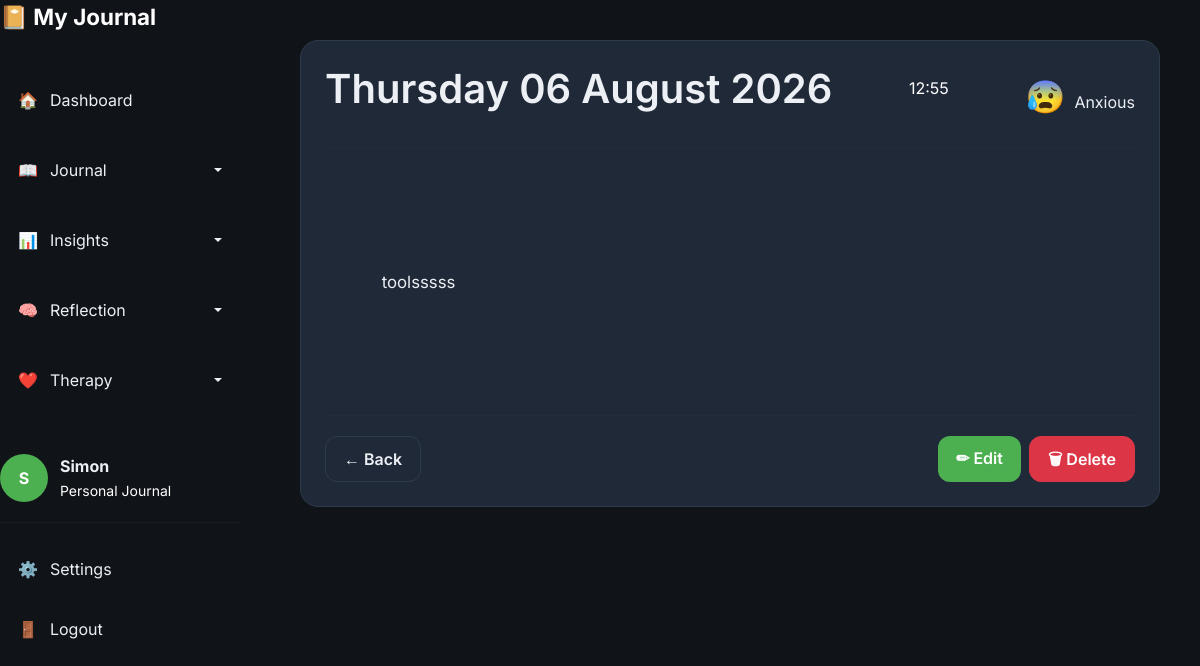
The app's page /journal/2 (signed in) with its own data.
### models/user.py (models this page shows, shortened)
class User(UserMixin, db.Model):
    id = db.Column(
        db.Integer,
        primary_key=True
    )
    username = db.Column(
        db.String(100),
        unique=True,
        nullable=False
    )
    display_name = db.Column(
    db.String(50),
    nullable=True
    )
    password_hash = db.Column(
        db.String(255),
        nullable=False
    )
    entries = db.relationship(
    "Entry",
    backref="author",
    lazy=True,
    cascade="all, delete-orphan"
)

### models/entry.py (models this page shows)
class Entry(db.Model):
    __tablename__ = "entry"
    id = db.Column(
        db.Integer,
        primary_key=True
    )
    tags = db.Column(
        db.String(500),
        nullable=True
    )
    mood_score = db.Column(
        db.Integer,
        nullable=False
    )
    content = db.Column(
        db.Text,
        nullable=False
    )
    created_at = db.Column(
        db.DateTime,
        default=datetime.utcnow
    )
    user_id = db.Column(
        db.Integer,
        db.ForeignKey("user.id"),
        nullable=False
    )
    is_timeline_event = db.Column(
    db.Boolean,
    default=False,
    nullable=False
    )
    people = db.relationship(
    "Person",
    secondary=entry_people,
    back_populates="entries"
    )
    relationship_score = db.Column(
    db.Integer
    )

### routes/journal.py (the view)
@journal_bp.route("/journal/<int:entry_id>")
@login_required
def view_entry(entry_id):
    entry = get_entry(entry_id, current_user)
    return render_template(
        "view_entry.html",
        entry=entry,
        moods = MOODS
    )

### routes/auth.py (called while the page is built)
@login_manager.user_loader
def load_user(user_id):
    return User.query.get(int(user_id))

### services/journal_helper.py (called while the page is built)
def get_entry(entry_id, user):
    return Entry.query.filter_by(
        id=entry_id,
        user_id=user.id
    ).first_or_404()

### templates/view_entry.html (shortened to what this page needs)
{% extends "base.html" %}
{% block content %}
<div class="content-wrapper">
    <div class="card">
        <div class="entry-header">
            <h1>
                {{ entry.created_at.strftime('%A %d %B %Y') }}
            </h1>
            <p class="text-muted">
                {{ entry.created_at.strftime('%H:%M') }}
            </p>
            <div class="mood-badge">
                <span class="mood-icon">
                    {{ moods[entry.mood_score].emoji }}
                </span>
                <span class="mood-name">
                    {{ moods[entry.mood_score].name }}
                </span>
            </div>
        </div>
        <hr>
        <div class="journal-content">
            {{ entry.content }}
        </div>
        <hr class="mt-5">
        <div class="d-flex justify-content-between flex-wrap gap-2">
            <a href="{{ url_for('journal.search') }}"
               class="btn btn-secondary">
                ← Back
            </a>
            <div class="d-flex gap-2">
                <a href="{{ url_for('journal.edit_entry',
                                    entry_id=entry.id) }}"
                   class="btn btn-primary">
                    ✏ Edit
                </a>
                <a href="{{ url_for('journal.delete_entry',
                                    entry_id=entry.id) }}"
                   class="btn btn-danger"
                   onclick="return confirm('Delete this entry?');">
                    🗑 Delete
                </a>
            </div>
        </div>
    </div>
</div>
{% endblock %}

### templates/base.html (shortened to what this page needs)
<!DOCTYPE html>
<html lang="en">
<head>
    <link
        href="https://cdn.jsdelivr.net/npm/bootstrap@5.3.3/dist/css/bootstrap.min.css"
        rel="stylesheet"
    >
    <link
        rel="stylesheet"
        href="{{ url_for('static', filename='css/variables.css') }}"
    >
    <link
        rel="stylesheet"
        href="{{ url_for('static', filename='css/layout.css') }}"
    >
    <link
        rel="stylesheet"
        href="{{ url_for('static', filename='css/components.css') }}"
    >
    <link
        rel="stylesheet"
        href="{{ url_for('static', filename='css/style.css') }}"
    >
    <link
        rel="stylesheet"
        href="{{ url_for('static', filename='css/trends.css') }}"
    >
    <link
        rel="stylesheet"
        href="{{ url_for('static', filename='css/people.css') }}"
    >
    <link
        rel="stylesheet"
        href="{{ url_for('static', filename='css/patterns.css') }}"
    >
    <link
        rel="stylesheet"
        href="{{ url_for('static', filename='css/therapy.css') }}"
    >
</head>
<body>
{% if current_user.is_authenticated %}
<div class="app-layout">
    <aside class="sidebar">
        <div class="sidebar-header">
            <a
                href="{{ url_for('dashboard.dashboard') }}"
                class="logo"
            >
                📔
                <span>
                    My Journal
                </span>
            </a>
        </div>
        <nav class="sidebar-nav">
            <a
                href="{{ url_for('dashboard.dashboard') }}"
                class="nav-item
                "
            >
                🏠
                <span>
                    Dashboard
                </span>
            </a>
            <div class="dropdown nav-dropdown">
                <a
                    href="#"
                    class="nav-item dropdown-toggle
                    "
                    role="button"
                    data-bs-toggle="dropdown"
                    aria-expanded="false"
                >
                    📖
                    <span>
                        Journal
                    </span>
                </a>
            </div>
            <div class="dropdown nav-dropdown">
                <a
                    href="#"
                    class="nav-item dropdown-toggle
                    "
                    role="button"
                    data-bs-toggle="dropdown"
                    aria-expanded="false"
                >
                    📊
                    <span>
                        Insights
                    </span>
                </a>
            </div>
            <div class="dropdown nav-dropdown">
                <a
                    href="#"
                    class="nav-item dropdown-toggle
                    "
                    role="button"
                    data-bs-toggle="dropdown"
                    aria-expanded="false"
                >
                    🧠
                    <span>
                        Reflection
                    </span>
                </a>
            </div>
            <div class="dropdown nav-dropdown">
                <a
                    href="#"
                    class="nav-item dropdown-toggle
                    "
                    role="button"
                    data-bs-toggle="dropdown"
                    aria-expanded="false"
                >
                    ❤️
                    <span>
                        Therapy
                    </span>
                </a>
            </div>
        </nav>
        <div class="sidebar-footer">
            <div class="user-card">
                <div class="avatar">
                    {{
                        (current_user.display_name or current_user.username)[0]
                        | upper
                    }}
                </div>
                <div>
                    <strong>
                        {{
                            current_user.display_name
                            or
                            current_user.username
                        }}
                    </strong>
                    <br>
                    <small>
                        Personal Journal
                    </small>
                </div>
            </div>
            <hr>
            <a
                href="{{ url_for('settings.settings') }}"
                class="nav-item"
            >
                ⚙️
                <span>
                    Settings
                </span>
            </a>
            <a
                href="{{ url_for('auth.logout') }}"
                class="nav-item"
            >
                🚪
                <span>
                    Logout
                </span>
            </a>
        </div>
    </aside>
    <main class="main-content">
        {% block content %}
        {% endblock %}
    </main>
</div>
{% endif %}
</body>
</html>

### static/css/variables.css (style rules this page uses)
:root { --bg:#101418; --sidebar:#18212d; --card:#202938; --card-hover:#293548; --input:#273244; --text:#ECEFF4; --muted:#ffffff; --text-muted:#ffffff; --heading:#FFFFFF; --accent:#4CAF50; --accent-hover:#43A047; --accent-light:#6FCF70; --success:#22C55E; --warning:#F59E0B; --danger:#EF4444; --info:#3B82F6; --border:#2E3B4E; --shadow-small: 0 4px 12px rgba(0,0,0,.15); --shadow-medium: 0 10px 25px rgba(0,0,0,.25); --shadow-large: 0 20px 40px rgba(0,0,0,.35); --radius-small:8px; --radius-medium:14px; --radius-large:20px; --radius-round:999px; --space-xs:6px; --space-sm:12px; --space-md:20px; --space-lg:32px; --space-xl:48px; --sidebar-width:260px; --transition-fast:.15s ease; --transition:.25s ease; --transition-slow:.4s ease; }

### static/css/layout.css (style rules this page uses)
body { margin:0; padding:0; min-height:100vh; background:var(--bg); color:var(--text); }
.app-layout { display:flex; min-height:100vh; }
.sidebar { position: fixed; top: 0; left: 0; bottom: 0; width: 260px; overflow-y: auto; overflow-x: hidden; }
.sidebar-header { margin-bottom:40px; }
.sidebar-nav { display:flex; flex-direction:column; gap:10px; flex:1; }
.sidebar-footer { margin-top:40px; }
.main-content { flex:1; margin-left:260px; padding:40px; overflow-y:auto; }
.sidebar { width:240px; transition:.3s; }
.content-wrapper { max-width:1200px; margin:auto; }

### static/css/components.css (style rules this page uses)
.card { background:var(--card); border:1px solid var(--border); border-radius:18px; padding:24px; transition:.2s ease; color:var(--text) }
.btn { border-radius:12px; padding:10px 18px; font-weight:600; transition:.2s; }
.btn-primary { background:var(--accent); border:none; color:white; }
.btn-secondary { background:transparent; border:1px solid var(--border); color:var(--text); }
.nav-item { display:flex; align-items:center; gap:12px; padding:14px 18px; margin-bottom:8px; border-radius:12px; text-decoration:none; color:var(--text); transition:.2s; }
.logo { font-size:1.4rem; font-weight:700; text-decoration:none; color:white; }
.user-card { display:flex; align-items:center; gap:12px; margin-top:auto; }
.avatar { width:48px; height:48px; border-radius:50%; background:var(--accent); color:white; display:flex; justify-content:center; align-items:center; font-weight:bold; }
.sidebar .nav-dropdown .dropdown-toggle::after { margin-left: auto; vertical-align: middle; }
.sidebar .nav-dropdown .dropdown-toggle { width: 100%; }

### static/css/style.css (style rules this page uses)
* { box-sizing:border-box; }
body { font-family:'Inter',sans-serif; background:var(--bg); color:var(--text); margin:0; padding:0; overflow-x:hidden; }
h1,h2,h3,h4,h5,h6 { color:var(--text); font-weight:600; margin-bottom:15px; }
p { color:var(--muted); line-height:1.7; }
small { color:var(--muted); }
a { color:inherit; text-decoration:none; }
hr { border:none; border-top:1px solid var(--border); margin:20px 0; }
button, a, .card, input, textarea, select { transition:.2s ease; }
.text-muted { color:var(--muted)!important; }
.entry-header { display:flex; justify-content:space-between; align-items:center; }
.mood-icon { font-size:2rem; }
.journal-content { white-space:pre-wrap; line-height:2; font-size:1.05rem; color:var(--text); margin-top:30px; }

### records on screen
User: display_name+username "S", display_name+username "Simon"
Entry: created_at "Thursday 06 August 2026", created_at "12:55", mood_score "😰", mood_score "Anxious", content "toolsssss"
